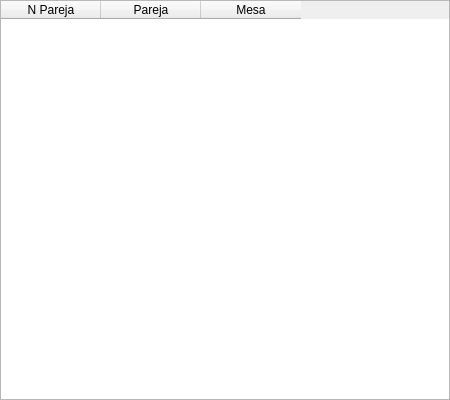
<?xml version="1.0" encoding="UTF-8"?>
<ui version="4.0">
 <class>MainWindow</class>
 <widget class="QMainWindow" name="MainWindow">
  <property name="enabled">
   <bool>true</bool>
  </property>
  <property name="geometry">
   <rect>
    <x>0</x>
    <y>0</y>
    <width>450</width>
    <height>400</height>
   </rect>
  </property>
  <property name="windowTitle">
   <string>MainWindow</string>
  </property>
  <property name="inputMethodHints">
   <set>Qt::ImhNone</set>
  </property>
  <widget class="QWidget" name="centralwidget">
   <widget class="QTableWidget" name="tableWidget">
    <property name="enabled">
     <bool>true</bool>
    </property>
    <property name="geometry">
     <rect>
      <x>0</x>
      <y>0</y>
      <width>450</width>
      <height>400</height>
     </rect>
    </property>
    <property name="sizePolicy">
     <sizepolicy hsizetype="Expanding" vsizetype="Expanding">
      <horstretch>0</horstretch>
      <verstretch>0</verstretch>
     </sizepolicy>
    </property>
    <property name="focusPolicy">
     <enum>Qt::NoFocus</enum>
    </property>
    <property name="selectionMode">
     <enum>QAbstractItemView::NoSelection</enum>
    </property>
    <property name="selectionBehavior">
     <enum>QAbstractItemView::SelectRows</enum>
    </property>
    <property name="columnCount">
     <number>3</number>
    </property>
    <column>
     <property name="text">
      <string>N Pareja</string>
     </property>
    </column>
    <column>
     <property name="text">
      <string>Pareja</string>
     </property>
    </column>
    <column>
     <property name="text">
      <string>Mesa</string>
     </property>
    </column>
   </widget>
  </widget>
 </widget>
 <resources/>
 <connections/>
</ui>
